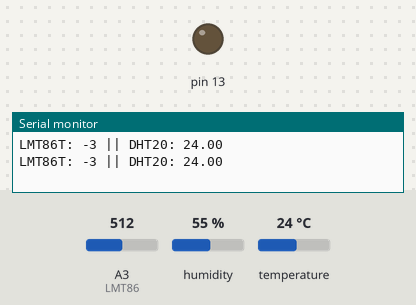
The sketch below on a simulated Arduino Uno, built with avr-gcc and run on an emulated ATmega328P. Shown: output pins drawn as LEDs (lit = HIGH), the last lines printed to the serial monitor. Inputs (shaded band) come from the test bench; at power-on: A3 (LMT86) = 512, humidity 55 %, temperature 24 °C.

Above: at 1.2 s.
1.3 s: A3 (LMT86) set to 391
3.2 s: A3 (LMT86) set to 360
At 5.2 s:
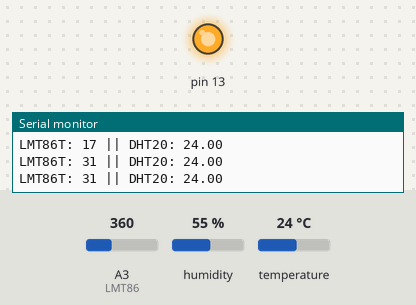
5.5 s: A3 (LMT86) set to 511
At 7.2 s:
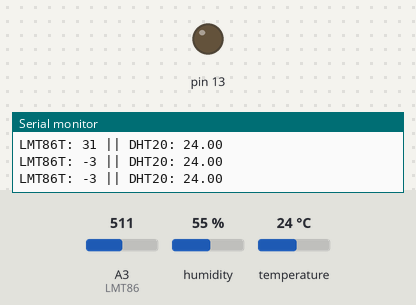
7.6 s: A3 (LMT86) set to 306
At 9.0 s:
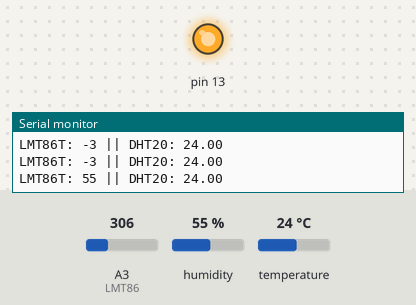
Timing chart, 0 to 10.6 s (numbered marks = the images above; inputs shaded):
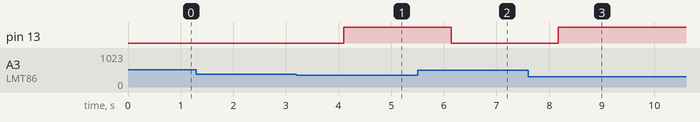

The sketch:

Transmitter_HC-12_test.ino
```cpp
#include <SoftwareSerial.h>
#include <DFRobot_DHT20.h>

int LMT86 = A3;
double A3_Read = 0;
float voltage = 0;
float Temperature = 0;
char charVal[10];

DFRobot_DHT20 dht20;

SoftwareSerial HC12(10, 11); // HC-12 TX Pin, HC-12 RX Pin

void setup() {
  // put your setup code here, to run once:
  Serial.begin(9600);             // Serial port to computer
  HC12.begin(9600 );               // Serial port to HC12
  while(dht20.begin()){
    Serial.println("Initialize sensor failed");
    delay(1000);
    }
  pinMode(13, OUTPUT);

}

void loop() {
  // put your main code here, to run repeatedly:
  while (HC12.available()) {        // If HC-12 has data
    Serial.write(HC12.read());      // Send the data to Serial monitor
  }

   A3_Read = analogRead(LMT86);
   voltage = (A3_Read*5)/1024;    // ( Analog_Reading * Power Supply Voltage ) / (ADC resolution)  --- Analog to Digital Conversion (10 bit ADC)

  float Temperature = (10.888 - sqrt(143.217468-13.88*voltage))/(-0.00694) + 30;    // Equation to transform into Degrees Celsius from datasheet

  String StrTemp = String(Temperature, 2);
  String StrDHT20T = String(dht20.getTemperature(), 2);

  Serial.print("LMT86T: "); Serial.print(StrTemp[0]); Serial.print(StrTemp[1]);
  Serial.print(" || DHT20: "); Serial.println(dht20.getTemperature());

  if(Temperature >= 25){        // If Temperature is > 25 Degrees Celsius, then turn on LED
      digitalWrite(13, HIGH);
  } else {
      digitalWrite(13, LOW);
  }
  HC12.write(StrTemp[0]);      // Transmit the LMT Temperature Readings
  HC12.write(StrTemp[1]);
  delay(1000);
  }
```

Measured:
- the behaviour switches between 376 and 375 on A3 (LMT86) (found by bisection; images 0 and 1)
- after the input at 3.2 s, pin 13: LOW → HIGH after 0.90 s
- after the input at 5.5 s, pin 13: HIGH → LOW after 0.64 s
- after the input at 7.6 s, pin 13: LOW → HIGH after 0.58 s
